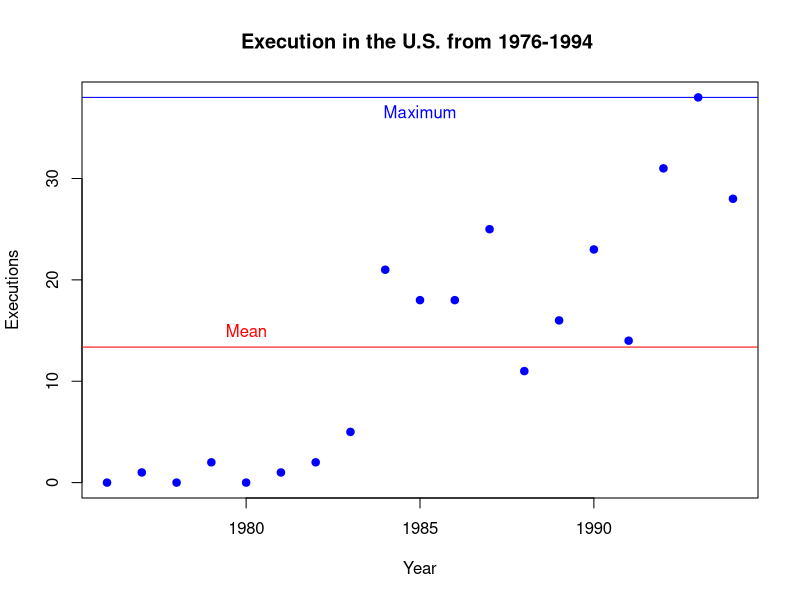
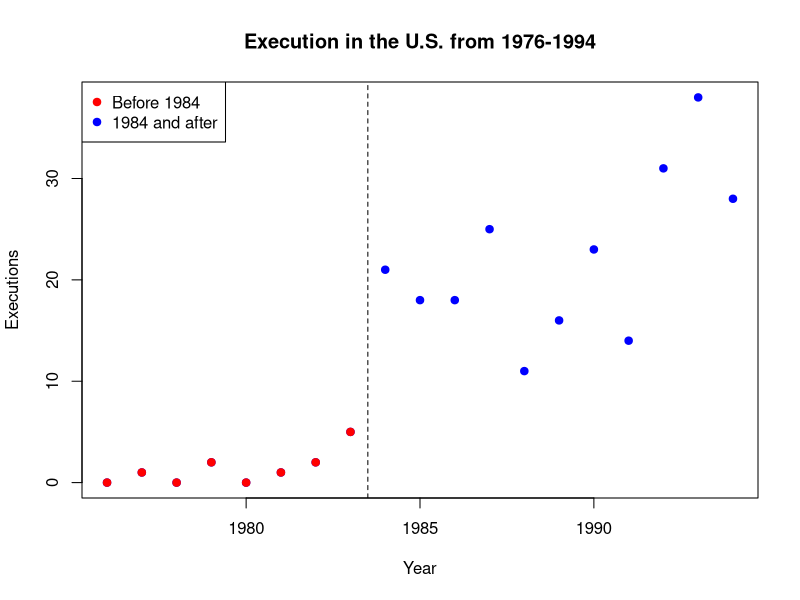
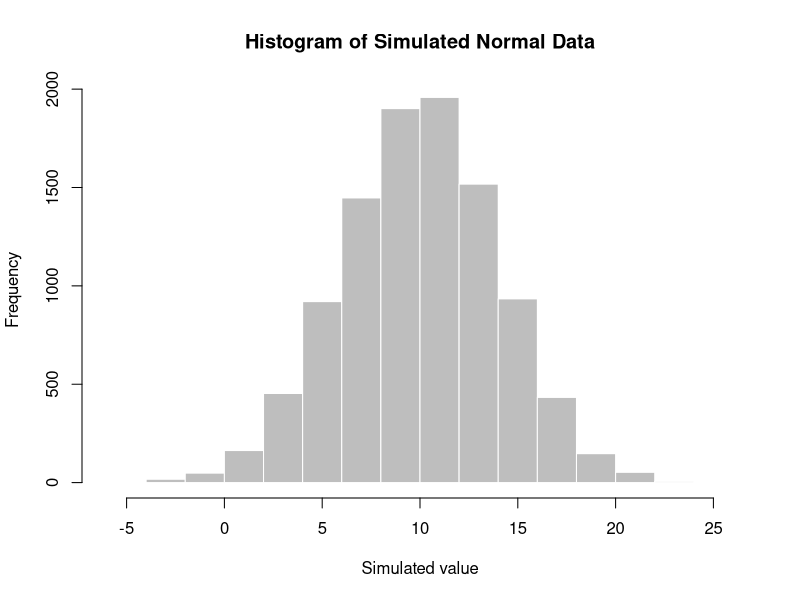
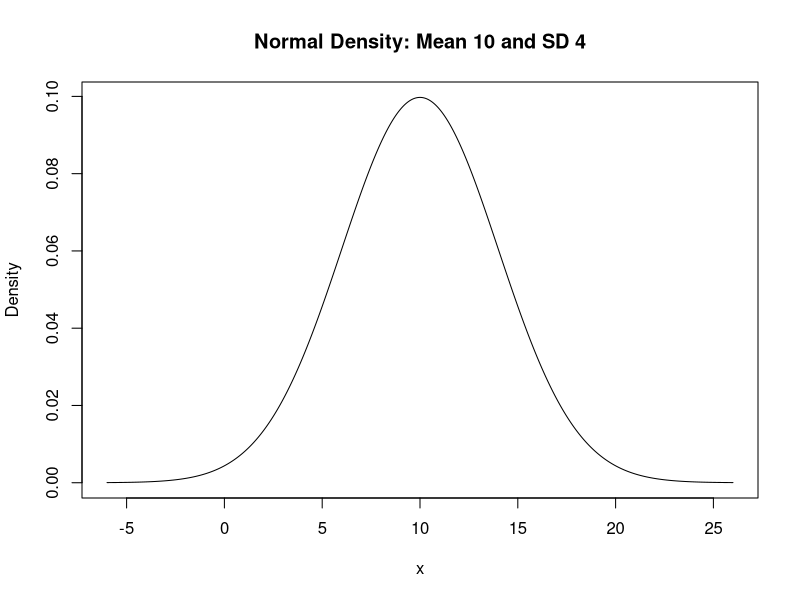

The R source for these figures, in order: (Note: this script raises an error after producing the figures.)
# BIOS 6621: Practice  Coding  R Script
# Author: Adarsh Sharma
# Date: Sept 19, 2026
#==============================================================
#==============================================================

# US execution data
Executions <- c(0, 1, 0, 2, 0, 1, 2, 5, 21, 18, 18, 25, 11, 16, 23, 14, 31, 38, 28)
Year <- 1976:1994

x <- c(1, 3, 4, 6, 9, 10, 11, 14)
y1 <- c(102, 101, 89, 92, 81, 80, 75, 72)
y2 <- c(88, 85, 81, 80, 76, 71, 66, 64)
lab <- c("a", "b", "c", "d", "e", "f", "g", "h")

xy.mat <- cbind(x, y1, y2)

# Exercise 1: Adding horizontal lines at the mean and maximum executions.

plot(Year, Executions, pch = 19,
     main = "Execution in the U.S. from 1976-1994 ",
     xlab = "Year", ylab = "Executions",
     col = "blue")
abline(h = mean(Executions), col = "red")
abline(h = max(Executions), col = "blue")

# Label for each horizontal line
text(x = 1980, y = mean(Executions),
     labels = "Mean", col = "red", pos = 3)

text(x = 1985, y = max(Executions),
     labels = "Maximum", col = "blue", pos = 1)

# Exercise 2: Color points before 1984 red and keep the remaining points blue.

plot(Year, Executions, pch = 19,
     main = "Execution in the U.S. from 1976-1994",
     xlab = "Year", ylab = "Executions",
     col = "blue")

# Add red points over the observations before 1984.
points(Year[Year < 1984], Executions[Year < 1984],
       pch = 19, col = "red")

abline(v = 1983.5, lty = 2)

legend("topleft", legend = c("Before 1984", "1984 and after"),
       col = c("red", "blue"),
       pch = 19)

# Exercise 3: Repeat each value twice, then repeat the entire pattern three times.

# Generate 0.2, 0.4, and 0.6
values <- seq(0.2, 0.6, by = 0.2)

# Repeat values twice
pattern <- rep(values, each = 2)

# Repeat pattern three times
rep(pattern, times = 3)

# Exercise 4
set.seed(6621)

# Simulate 10000 observations with mean 10 and SD 4
normal_d <- rnorm(10000, mean = 10, sd = 4)

# Plot the simulated values
hist(normal_d,
     main = "Histogram of Simulated Normal Data",
     xlab = "Simulated value",
     col = "grey", border = "white")
# The histogram is roughly bell-shaped and centered around 10.

# Compare the sample mean and SD with 10 and 4
mean(normal_d)
sd(normal_d)

# The sample mean was 9.997 and SD was 3.986, both close to 10 and 4. 
#In Random Sampling small differences are expected.

# Find the probability of a value above 18
1 - pnorm(18, mean = 10, sd = 4)
# About 2.28% of values in this distribution are greater than 18.

# Find the value with 97.5% of the distribution below it
qnorm(0.975, mean = 10, sd = 4)
# This value is approximately 17.84.

# x values to draw the density curve
normal_x <- seq(-6, 26, by = 0.01)

plot(normal_x, dnorm(normal_x, mean = 10, sd = 4),
     type = "l",
     main = "Normal Density: Mean 10 and SD 4",
     xlab = "x", ylab = "Density")
# The density curve is symmetric around 10 and peaks at the mean.


# Exercise 5 ----------------------------------------------------------
# Generate Gamma data with mean 10 and SD 4.

gamma_shape <- 10^2 / 4^2
gamma_rate <- 10 / 4^2
gamma_data <- rgamma(10000,
                     shape = gamma_shape,
                     rate = gamma_rate)
mean(gamma_data)
sd(gamma_data)

# Exercise 6: Explain each statement. 

# Selects 1 through 5 of x because 2 is subtracted from the indices.
x[c(3:7) - 2]

# Selects 3 through 7 of x then subtracts 2 from their values.
x[c(3:7)] - 2

# Error in xy.mat[14, ] : subscript out of bounds
# Attempts to select row 14 and all columns but xy.mat has only 8 rows.
xy.mat[14, ]

# Selects elements 2, 3, and 4 in column major order giving rows 2-4 of column1.
xy.mat[c(2:4)]

# Combines x and lab as columns of a matrix converting x to character values.
cbind(x, lab)

# Exercise 7: Plot y2 versus x from xy.mat, excluding row 4, without new assignments.

plot(xy.mat[-4, "x"], xy.mat[-4, "y2"],
     xlab = "x", ylab = "y2")
